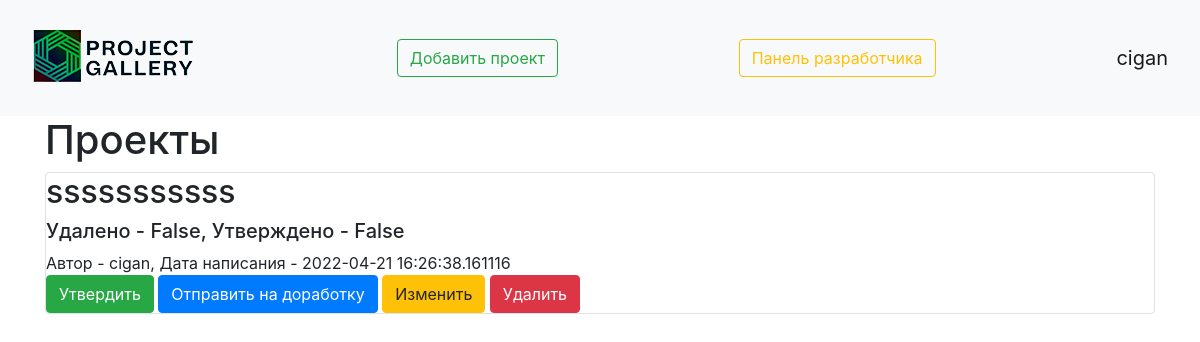
Page /developer_panel (signed in) on the committed database.
### data/user.py (models this page shows, shortened)
class User(SqlAlchemyBase, UserMixin, SerializerMixin):
    __tablename__ = 'users'
    id = sqlalchemy.Column(sqlalchemy.Integer,
                           primary_key=True, autoincrement=True)
    name = sqlalchemy.Column(sqlalchemy.String, nullable=True)
    about = sqlalchemy.Column(sqlalchemy.String, nullable=True)
    email = sqlalchemy.Column(sqlalchemy.String,
                              index=True, unique=True, nullable=True)
    hashed_password = sqlalchemy.Column(sqlalchemy.String, nullable=True)
    created_date = sqlalchemy.Column(sqlalchemy.DateTime,
                                     default=datetime.datetime.now)
    is_developer = sqlalchemy.Column(sqlalchemy.Boolean, nullable=True, default=False)
    projects = orm.relation("Projects", back_populates='user')
    likes = sqlalchemy.ARRAY(sqlalchemy.Integer)
    dislikes = sqlalchemy.ARRAY(sqlalchemy.Integer)

### data/projects.py (models this page shows)
class Projects(SqlAlchemyBase, SerializerMixin):
    __tablename__ = 'projects'
    id = sqlalchemy.Column(sqlalchemy.Integer,
                           primary_key=True, autoincrement=True)
    title = sqlalchemy.Column(sqlalchemy.String, nullable=True)
    content = sqlalchemy.Column(sqlalchemy.String, nullable=True)
    created_date = sqlalchemy.Column(sqlalchemy.DateTime,
                                     default=datetime.datetime.now)
    is_private = sqlalchemy.Column(sqlalchemy.Boolean, default=True)
    is_confirmed = sqlalchemy.Column(sqlalchemy.Boolean, nullable=True, default=False)
    is_deleted = sqlalchemy.Column(sqlalchemy.Boolean, nullable=True, default=False)
    image = sqlalchemy.Column()
    like = sqlalchemy.Column(sqlalchemy.Integer, default=0)
    dislike = sqlalchemy.Column(sqlalchemy.Integer, default=0)
    user_id = sqlalchemy.Column(sqlalchemy.Integer,
                                sqlalchemy.ForeignKey("users.id"))
    user = orm.relation('User')

### main.py (the view)
@app.route('/developer_panel')
@login_required
def developer_panel():
    if current_user.is_developer:
        db_sess = db_session.create_session()
        if current_user.is_authenticated:
            projects = db_sess.query(Projects).filter(
                (Projects.user == current_user) | (Projects.is_private != True))
        else:
            projects = db_sess.query(Projects).filter((Projects.is_private != True))
        return render_template("index_developer.html", projects=projects)

### data/db_session.py (called while the page is built)
def create_session() -> Session:
    global __factory
    return __factory()

### main.py (called while the page is built)
@login_manager.user_loader
def load_user(user_id):
    db_sess = db_session.create_session()
    return db_sess.query(User).get(user_id)

### templates/index_developer.html (shortened to what this page needs)
{% extends "base.html" %}
{% block content %}
<h1>Проекты</h1>
{% for item in projects%}
{% if item.is_deleted or not item.is_confirmed %}
<div class="col-md6 border rounded">
    <a href="/viewing_project/{{ item.id }}" class="text-decoration-none text-reset"><h2>{{item.title}}</h2></a>
    <h5>Удалено - {{item.is_deleted}}, Утверждено - {{item.is_confirmed}}</h5>
    <div>
        Автор - {{item.user.name}}, Дата написания - {{item.created_date}}
    </div>
    {% if current_user.is_authenticated %}
    <div>
        {% if not item.is_developer %}
        <a href="/developer_panel/projects_approve/{{ item.id }}" class="btn btn-success">
            Утвердить
        </a>
        <a href="/developer_panel/projects_modification/{{ item.id }}" class="btn btn-primary">
            Отправить на доработку
        </a>
        {% endif %}
        <a href="/projects/{{ item.id }}" class="btn btn-warning">
            Изменить
        </a>
        <a href="/developer_panel/projects_delete/{{ item.id }}" class="btn btn-danger">
            Удалить
        </a>
    </div>
{% endif %}
{% endif %}
</div><br>
{% endfor %}
{% endblock %}

### templates/base.html (shortened to what this page needs)
<!doctype html>
<html lang="en">
<head>
    <link rel="stylesheet"
          href="https://stackpath.bootstrapcdn.com/bootstrap/4.4.1/css/bootstrap.min.css"
>
</head>
<body>
<header>
    <nav class="navbar navbar-light bg-light">
        <a href="/"><img src="/static/img/small_logo2.png" alt="здесь должна была быть картинка, но не нашлась"></a>
        <a href="projects" class="btn btn-outline-success">Добавить проект</a>
        {% if current_user.is_developer %}
        <a href="/developer_panel" class="btn btn-outline-warning">
            Панель разработчика
        </a>
        {% endif %}
        {% if current_user.is_authenticated %}
    <a class="navbar-brand" href="/user_profile">{{ current_user.name }}</a>
{% else %}
    <p>
        <a class="btn btn-primary " href="/register">Зарегистрироваться</a>
        <a class="btn btn-success" href="/login">Войти</a>
    </p>
{% endif %}
    </nav>
</header>
<main role="main" class="container">
    {% block content %}{% endblock %}
</main>
</body>
</html>

### rows in the picture
User: name "cigan"
Projects: title "sssssssssss", is_deleted "False", is_confirmed "False", user.name "cigan", created_date "2022-04-21 16:26:38.161116"
